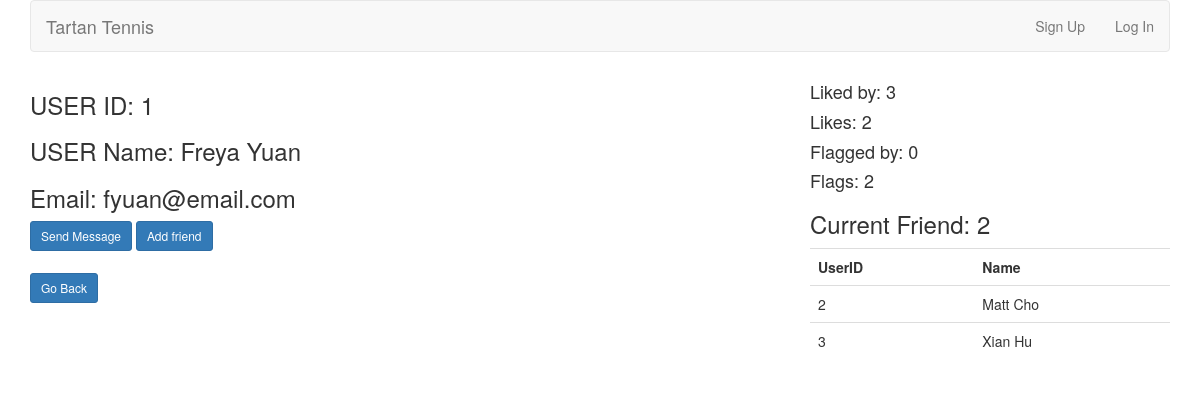
The page /dashboard.php?profile_id=1 on the database its author committed.
### tables this page shows
CREATE TABLE `users` (
  `user_id` int(10) UNSIGNED NOT NULL PRIMARY KEY AUTO_INCREMENT,
  `first_name` varchar(20) NOT NULL,
  `last_name` varchar(20) NOT NULL,
  `username` varchar(20) NOT NULL,
  `email` varchar(50) NOT NULL,
  `pass` char(40) NOT NULL,
  `created_at` timestamp NOT NULL DEFAULT CURRENT_TIMESTAMP,
  `updated_at` timestamp NOT NULL DEFAULT CURRENT_TIMESTAMP ON UPDATE CURRENT_TIMESTAMP
);

CREATE TABLE `friends` (
  `friend_id` int(11) NOT NULL PRIMARY KEY AUTO_INCREMENT,
  `friender_id` int(11) NOT NULL,
  `friendee_id` int(11) NOT NULL
);

### dashboard.php (the view, shortened to what this page needs)
<?php
include ('includes/header.php');
$profile_id = $_GET['profile_id'];
$user = $_GET['user'];
?>
<div class="row">
  <div class="col-md-8">
<?php
$q = "SELECT first_name, last_name, email FROM users WHERE user_id = {$profile_id}";
$r = @mysqli_query($dbc, $q);
while($row = mysqli_fetch_array($r)) {
    echo '<h3>USER ID: ' . $profile_id . '</h3>';
    echo '<h3>USER Name: ' . $row['first_name'] . ' ' . $row['last_name'] . '</h3>';
    echo '<h3>Email: ' . $row['email'] . '</h3>';
    if($user != $profile_id) {
        echo '<a class="btn btn-primary btn-sm" href="send_message.php?receiver_id='
                            . $profile_id . '">Send Message</a>' . '              ' .
        '<a class="btn btn-primary btn-sm" href="friend_request.php?receiver_id='
                            . $profile_id . '">Add friend</a>';
        echo '<h3><a class="btn btn-primary btn-sm"
        href="index.php">Go Back</a> </h3> ';
    }
}
?>
  </div>
  <div class="col-md-4">
<?php
$likeeq = "SELECT * FROM likes WHERE likee_id = {$profile_id}";
$likerq = "SELECT * FROM likes WHERE liker_id = {$profile_id}";
$badlikerq = "SELECT * FROM likes WHERE liker_id = {$profile_id} AND bad_like = 1";
$badlikeeq = "SELECT * FROM likes WHERE likee_id = {$profile_id} AND bad_like = 1";
$likeer = mysqli_query($dbc, $likeeq);
$likerr = mysqli_query($dbc, $likerq);
$badlikeer = mysqli_query($dbc, $badlikeeq);
$badlikerr = mysqli_query($dbc, $badlikerq);
$num_likeer = mysqli_num_rows($likeer);
$num_likerr = mysqli_num_rows($likerr);
$num_badlikeer = mysqli_num_rows($badlikeer);
$num_badlikerr = mysqli_num_rows($badlikerr);
echo '<h4>Liked by: ' . $num_likeer . '</h4>';
echo '<h4>Likes: ' . $num_likerr . '</h4>';
echo '<h4>Flagged by: ' . $num_badlikeer . '</h4>';
echo '<h4>Flags: ' . $num_badlikerr . '</h4>';
if($user == $profile_id) {
    include ('personal.php');
} else {
    $all = "SELECT * FROM friends WHERE friender_id = {$profile_id} OR friendee_id = {$profile_id}";
    $ra = mysqli_query($dbc, $all);
    $num_friends = mysqli_num_rows($ra);
    echo '<h3>Current Friend: ' . $num_friends . '</h3>';
    if ($num_friends > 0) {
        echo '<table class="table">
        <tr>
        <th>UserID</th>
        <th>Name</th>
        </tr>';
        while($row = mysqli_fetch_array($ra)) {
            if($row['friender_id'] == $profile_id){
                $q1 = "SELECT * FROM users WHERE user_id = {$row['friendee_id']}";
                $r1 = mysqli_query($dbc, $q1);
                while($row_1 = mysqli_fetch_array($r1)) {
                    echo
                    '<tr>
                    <td>' . $row['friendee_id'] . '</td>
                    <td>' . $row_1['first_name'] . ' ' . $row_1['last_name'] . '</td>
                    </tr>';
                }
            }
        }
        echo '</table>';
    }
}
?>
  </div>
</div>

### rows shown on the page
users: first_name "Freya", last_name "Yuan", email "fyuan@email.com"
friends: friendee "2"
users: first_name "Matt", last_name "Cho"
friends: friendee "3"
users: first_name "Xian", last_name "Hu"

### other values the page prints
$num_likeer "3"
$num_likerr "2"
$num_badlikeer "0"
$num_badlikerr "2"
$num_friends "2"
